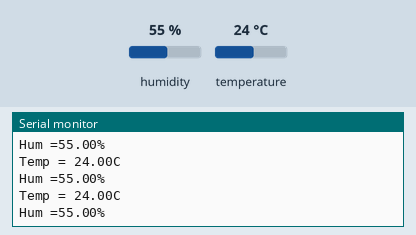
Simulated run of this sketch. Board: Arduino Uno, built with avr-gcc and run on an emulated ATmega328P. Shown: the last lines printed to the serial monitor. Wiring (inferred from the names in the program): DHT11 sensor: data A0. The inputs (shaded band) are chosen by the test bench; at power-on: humidity 55 %, temperature 24 °C.

Above: at 4.0 s.
4.1 s: humidity set to 22 %
At 7.3 s:
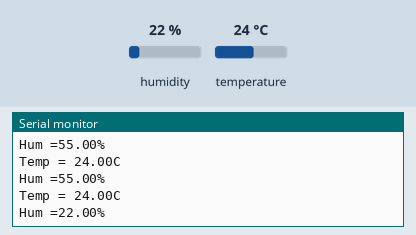
8.1 s: temperature set to 12 °C
At 8.5 s:
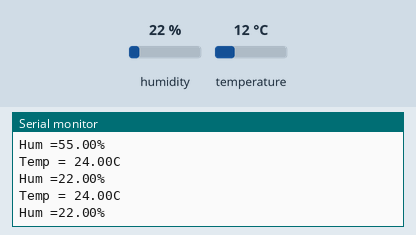
12.1 s: humidity set to 40 %
At 13.8 s:
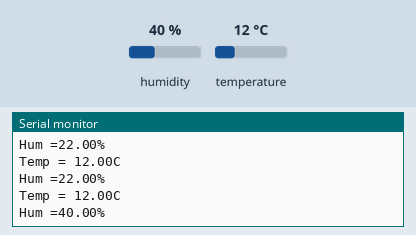
Timing chart, 0 to 15.3 s (numbered marks = the images above; inputs shaded):
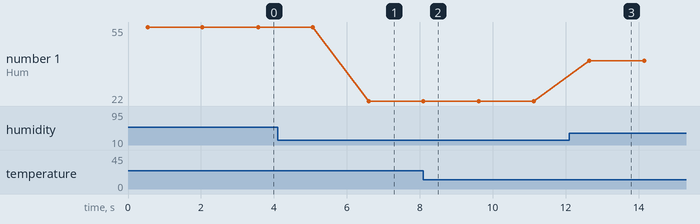

The sketch:

TemyHum.ino
```cpp
#include <Arduino.h>
#include <Wire.h>
#include "DHT.h"

#define DHTPIN A0
#define DHTTYPE DHT11
DHT dht (DHTPIN, DHTTYPE);

void setup() {
  Serial.begin(9600);
  while(!Serial);
  Serial.println("begin...");
  dht.begin();

}

void loop() {
  float temp = dht.readTemperature ();
  float hum = dht.readHumidity ();
  Serial.print ("Temp = ");
  Serial.print(temp);
  Serial.println ("C");
  Serial.print("Hum =");
  Serial.print (hum);
  Serial.println ("%");
  Serial.println ();
  delay (1000);
}
```

DHT.h
```cpp
#ifndef DHT_H
#define DHT_H
#if ARDUINO >= 100
 #include "Arduino.h"
#else
 #include "WProgram.h"
#endif

// 8 MHz(ish) AVR ---------------------------------------------------------
#if (F_CPU >= 7400000UL) && (F_CPU <= 9500000UL)
#define COUNT 3
// 16 MHz(ish) AVR --------------------------------------------------------
#elif (F_CPU >= 15400000UL) && (F_CPU <= 19000000L)
#define COUNT 6
#else
#error "CPU SPEED NOT SUPPORTED"
#endif

/* DHT library

MIT license
written by Adafruit Industries
*/

// how many timing transitions we need to keep track of. 2 * number bits + extra
#define MAXTIMINGS 85

#define DHT11 11
#define DHT22 22
#define DHT21 21
#define AM2301 21

class DHT {
 private:
  uint8_t data[6];
  uint8_t _pin, _type, _count;
  boolean read(void);
  unsigned long _lastreadtime;
  boolean firstreading;

 public:
  DHT(uint8_t pin, uint8_t type, uint8_t count=COUNT);
  void begin(void);
  float readTemperature(bool S=false);
  float convertCtoF(float);
  float readHumidity(void);

};
#endif
```

Measured:
- after the input at 4.1 s, the serial monitor: prints a new line after 2.5 s (image 1)
- after the input at 12.1 s, the serial monitor: prints a new line after 0.55 s (image 3)
- plotted number 1: 55 → 22 after the input at 4.1 s, 22 → 40 after the input at 12.1 s
